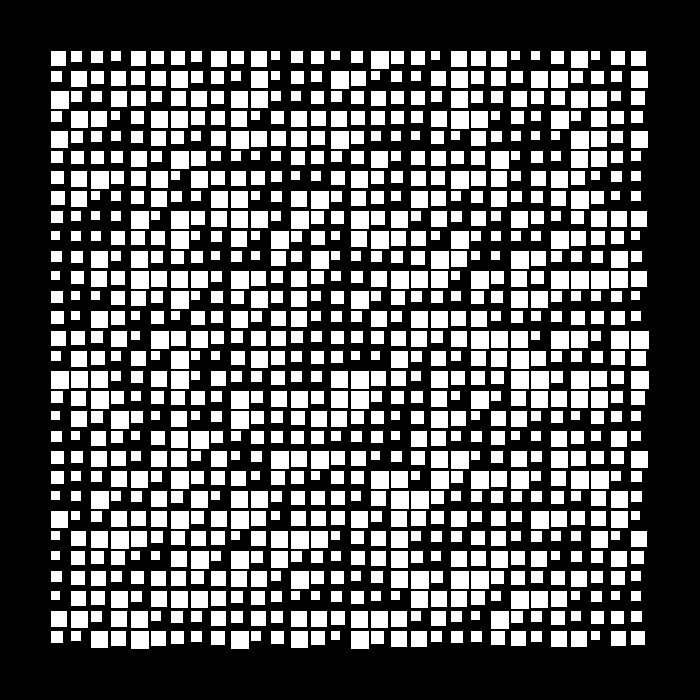
Frame 1 (no input)
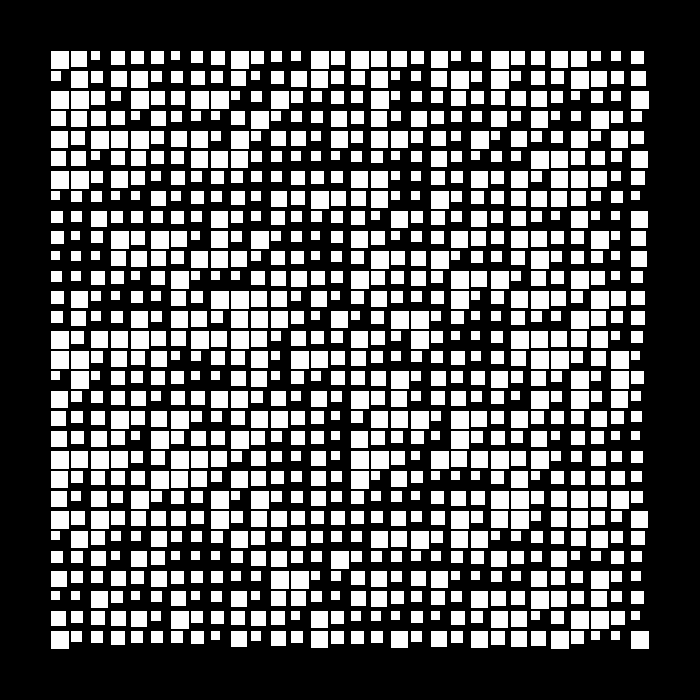
Frame 60 (the mouse pressed at the canvas centre just before this capture)
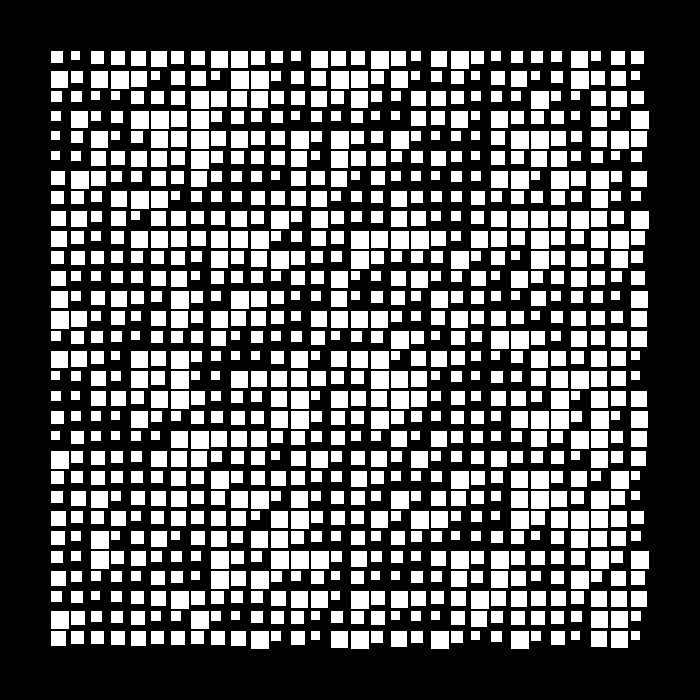
Frame 120 (the mouse held since frame 60 and released just before this capture)

The Processing sketch that drew these frames (run headless with seeded random() and noise(); from frame 60 on, the mouse is pressed at the canvas centre):

// Processing sketch: processing_46749
// ── processing_46749.pde

void setup(){
  size(700, 700);
  loop();
}

void draw(){
  background(0);
  for(int i =0; i < 30; i++){
    for(int j =0; j < 30; j++){
      //espacio 20 igual que el tamano maximo
      float x = 20*i + 50; 
      float y = 20*j + 50;
      float rand = random(0,10);
      //random una variable para que sean cuadrados
      //pero de diferentes tamanos
      rect(x, y, 10 + rand, 10 + rand);
      //rectangulos de longitud maxima 20 igual que el
      //espaciamiento 20 para que no se sobrelapen
    }
  }

}
